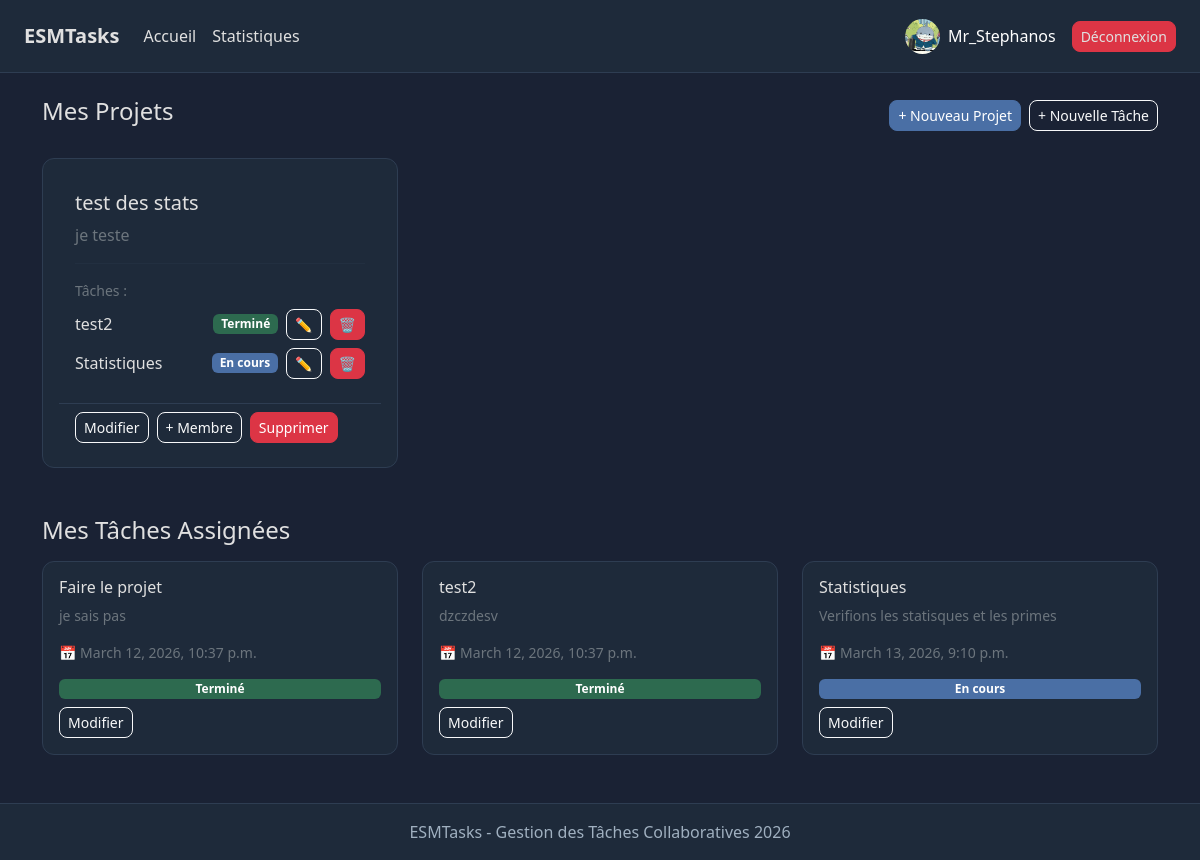
Screenshot of / (signed in) with the database file from the repository.
### tasks/models.py (models this page shows, shortened)
class Profile(models.Model):
    ROLE_CHOICES = [
        ('etudiant', 'Étudiant'),
        ('professeur', 'Professeur'),
    ]
    user = models.OneToOneField(User, on_delete=models.CASCADE)
    role = models.CharField(max_length=20, choices=ROLE_CHOICES)
    avatar = models.ImageField(upload_to='avatars/', blank=True, null=True)

class Project(models.Model):
    name = models.CharField(max_length=200)
    description = models.TextField(blank=True)
    created_by = models.ForeignKey(User, on_delete=models.CASCADE, related_name='projects')
    members = models.ManyToManyField(User, related_name='joined_projects', blank=True)
    created_at = models.DateTimeField(auto_now_add=True)

class Task(models.Model):
    STATUS_CHOICES = [
        ('todo', 'À faire'),
        ('in_progress', 'En cours'),
        ('done', 'Terminé'),
    ]
    title = models.CharField(max_length=200)
    description = models.TextField(blank=True)
    deadline = models.DateTimeField()
    status = models.CharField(max_length=20, choices=STATUS_CHOICES, default='todo')
    project = models.ForeignKey('Project', related_name='tasks', on_delete=models.CASCADE)
    assigned_to = models.ForeignKey(User, related_name='assigned_tasks', on_delete=models.CASCADE)
    created_by = models.ForeignKey(User, related_name='created_tasks', on_delete=models.CASCADE)
    created_at = models.DateTimeField(auto_now_add=True)
    completed_at = models.DateTimeField(null=True, blank=True)

### tasks/views.py (the view)
# urls.py: path('', views.dashboard, name='dashboard'),
@login_required
def dashboard(request):
    projects = (Project.objects.filter(members=request.user) | Project.objects.filter(created_by=request.user)).distinct()
    tasks = Task.objects.filter(assigned_to=request.user)
    return render(request, 'tasks/dashboard.html', {
        'projects': projects,
        'tasks': tasks
    })

### tasks/templates/tasks/dashboard.html (shortened to what this page needs)
{% extends 'tasks/base.html' %}
{% block content %}
<div class="d-flex justify-content-between align-items-center mb-4">
    <h4>Mes Projets</h4>
    <div class="d-flex gap-2">
        <a href="{% url 'create_project' %}" class="btn btn-primary btn-sm">+ Nouveau Projet</a>
        <a href="{% url 'create_task' %}" class="btn btn-outline-light btn-sm">+ Nouvelle Tâche</a>
    </div>
</div>
{% if projects %}
<div class="row row-cols-1 row-cols-md-3 g-4 mb-5">
    {% for project in projects %}
    <div class="col">
        <div class="card h-100 p-3">
            <div class="card-body">
                <h5 class="card-title">{{ project.name }}</h5>
                <p class="card-text text-secondary">{{ project.description }}</p>
                <hr style="border-color: #2e3d52;">
                <p class="text-secondary small mb-2">Tâches :</p>
                {% for task in project.tasks.all %}
            <div class="d-flex justify-content-between align-items-center mb-2">
            <span>{{ task.title }}</span>
            <div class="d-flex gap-2 align-items-center">
              <span class="badge
            {% if task.status == 'todo' %}badge-todo
            {% elif task.status == 'in_progress' %}badge-inprogress
            {% else %}badge-done{% endif %}">
            {{ task.get_status_display }}
                </span>
                <a href="{% url 'edit_task' task.pk %}" class="btn btn-sm btn-outline-light">✏️</a>
                <a href="{% url 'delete_task' task.pk %}" class="btn btn-sm btn-danger">🗑️</a>
                </div>
            </div>
                {% empty %}
                <p class="text-secondary small">Aucune tâche</p>
                {% endfor %}
            </div>
            <div class="card-footer d-flex gap-2" style="background: transparent; border-top: 1px solid #2e3d52;">
                <a href="{% url 'edit_project' project.pk %}" class="btn btn-sm btn-outline-light">Modifier</a>
                <a href="{% url 'add_member' project.pk %}" class="btn btn-sm btn-outline-light">+ Membre</a>
                <a href="{% url 'delete_project' project.pk %}" class="btn btn-sm btn-danger">Supprimer</a>
            </div>
        </div>
    </div>
    {% endfor %}
</div>
{% else %}
<div class="text-center text-secondary mt-5">
    <p>Aucun projet pour l'instant.</p>
    <a href="{% url 'create_project' %}" class="btn btn-primary">Créer mon premier projet</a>
</div>
{% endif %}
<h4 class="mb-3">Mes Tâches Assignées</h4>
{% if tasks %}
<div class="row row-cols-1 row-cols-md-3 g-4">
    {% for task in tasks %}
    <div class="col">
        <div class="card p-3">
            <h6>{{ task.title }}</h6>
            <p class="text-secondary small">{{ task.description }}</p>
            <p class="text-secondary small">📅 {{ task.deadline }}</p>
            <span class="badge
                {% if task.status == 'todo' %}badge-todo
                {% elif task.status == 'in_progress' %}badge-inprogress
                {% else %}badge-done{% endif %}">
                {{ task.get_status_display }}
            </span>
            <div class="mt-2">
                <a href="{% url 'edit_task' task.pk %}" class="btn btn-sm btn-outline-light">Modifier</a>
            </div>
        </div>
    </div>
    {% endfor %}
</div>
{% else %}
<p class="text-secondary">Aucune tâche assignée.</p>
{% endif %}
{% endblock %}

### tasks/templates/tasks/base.html (shortened to what this page needs)
<!DOCTYPE html>
{% load static %}
<html lang="fr">
<head>
    <link href="https://cdn.jsdelivr.net/npm/bootstrap@5.3.0/dist/css/bootstrap.min.css" rel="stylesheet">
    <link rel="stylesheet" href="{% static 'style.css' %}">
</head>
<body>
<nav class="navbar navbar-expand-lg px-4 py-3">
    <a class="navbar-brand fw-bold text-white me-4" href="{% url 'dashboard' %}"> ESMTasks</a>
    <a href="{% url 'dashboard' %}" class="text-decoration-none me-3">Accueil</a>
    <a href="{% url 'stats' %}" class="text-decoration-none">Statistiques</a>
    <div class="ms-auto d-flex align-items-center gap-3">
        {% if request.user.is_authenticated %}
            <a href="{% url 'profile' %}" class="d-flex align-items-center gap-2 text-decoration-none">
                {% if request.user.profile.avatar %}
                    <img src="{{ request.user.profile.avatar.url }}"
                         width="35" height="35"
                         style="border-radius: 50%; object-fit: cover;">
                {% endif %}
                <span class="text-white">{{ request.user.username }}</span>
            </a>
            <a href="{% url 'logout' %}" class="btn btn-sm btn-danger">Déconnexion</a>
        {% else %}
            <a href="{% url 'login' %}" class="btn btn-sm btn-outline-light">Connexion</a>
            <a href="{% url 'register' %}" class="btn btn-sm btn-primary">Inscription</a>
        {% endif %}
    </div>
</nav>
<div class="container mt-4">
    {% block content %}
    {% endblock %}
</div>
<footer>
    ESMTasks - Gestion des Tâches Collaboratives 2026
</footer>
</body>
</html>

### tasks/static/style.css (style rules this page uses)
body { background-color: #1a2234; color: #e0e0e0; font-family: 'Segoe UI', sans-serif; }
.navbar { background-color: #1e2a3a !important; border-bottom: 1px solid #2e3d52; }
.navbar a { color: #e0e0e0 !important; }
.card { background-color: #1e2a3a; border: 1px solid #2e3d52; border-radius: 12px; color: #e0e0e0; }
.btn-primary { background-color: #4a6fa5; border-color: #4a6fa5; border-radius: 8px; }
.btn-outline-light { border-radius: 8px; }
.btn-danger { border-radius: 8px; }
footer { background-color: #1e2a3a; border-top: 1px solid #2e3d52; color: #a0b0c0; text-align: center; padding: 1rem; margin-top: 3rem; }
.badge-inprogress { background-color: #4a6fa5; }
.badge-done { background-color: #2d6a4f; }

### rows the page displays
Project: name "test des stats", description "je teste"
Task: title "test2", status "Terminé", description "dzczdesv", deadline "March 12, 2026, 10:37 p.m."
Task: title "Statistiques", status "En cours", description "Verifions les statisques et les primes", deadline "March 13, 2026, 9:10 p.m."
Task: title "Faire le projet", description "je sais pas", deadline "March 12, 2026, 10:37 p.m.", status "Terminé"

### other values shown
{{ request.user.username }} "Mr_Stephanos"
